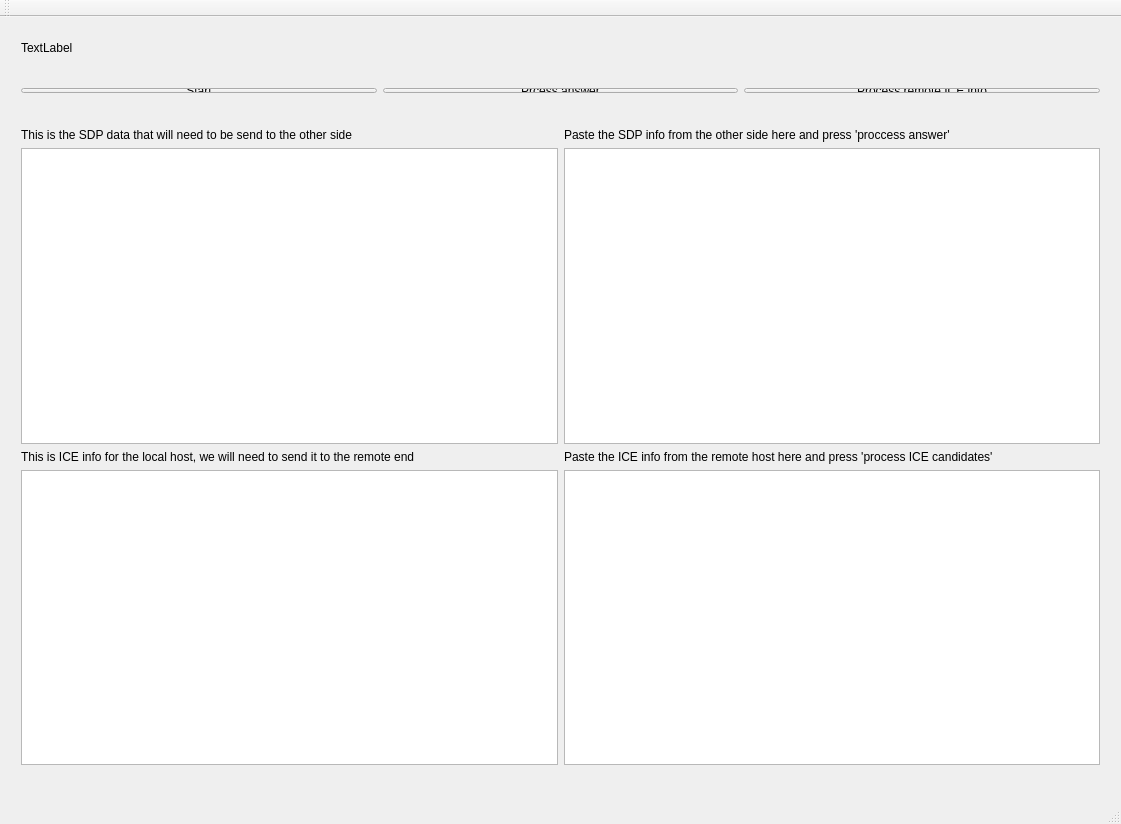
<?xml version="1.0" encoding="UTF-8"?>
<ui version="4.0">
 <class>MyWidget</class>
 <widget class="QMainWindow" name="MyWidget">
  <property name="geometry">
   <rect>
    <x>0</x>
    <y>0</y>
    <width>1121</width>
    <height>824</height>
   </rect>
  </property>
  <property name="windowTitle">
   <string>MainWindow</string>
  </property>
  <widget class="QWidget" name="centralWidget">
   <widget class="QWidget" name="layoutWidget">
    <property name="geometry">
     <rect>
      <x>10</x>
      <y>10</y>
      <width>1101</width>
      <height>41</height>
     </rect>
    </property>
    <layout class="QHBoxLayout" name="horizontalLayout">
     <item>
      <widget class="QLabel" name="label">
       <property name="text">
        <string>TextLabel</string>
       </property>
      </widget>
     </item>
     <item>
      <spacer name="horizontalSpacer">
       <property name="orientation">
        <enum>Qt::Horizontal</enum>
       </property>
       <property name="sizeHint" stdset="0">
        <size>
         <width>40</width>
         <height>20</height>
        </size>
       </property>
      </spacer>
     </item>
    </layout>
   </widget>
   <widget class="QWidget" name="layoutWidget">
    <property name="geometry">
     <rect>
      <x>10</x>
      <y>60</y>
      <width>1101</width>
      <height>27</height>
     </rect>
    </property>
    <layout class="QHBoxLayout" name="horizontalLayout_2">
     <item>
      <widget class="QPushButton" name="m_pStartButton">
       <property name="text">
        <string>Start</string>
       </property>
      </widget>
     </item>
     <item>
      <widget class="QPushButton" name="m_pProcessAnswerButton">
       <property name="text">
        <string>Prcess answer</string>
       </property>
      </widget>
     </item>
     <item>
      <widget class="QPushButton" name="m_pProcessRemoteICEButton">
       <property name="text">
        <string>Process remote ICE info</string>
       </property>
      </widget>
     </item>
    </layout>
   </widget>
   <widget class="QWidget" name="layoutWidget">
    <property name="geometry">
     <rect>
      <x>10</x>
      <y>100</y>
      <width>1101</width>
      <height>659</height>
     </rect>
    </property>
    <layout class="QGridLayout" name="gridLayout">
     <item row="0" column="0">
      <widget class="QLabel" name="label_2">
       <property name="text">
        <string>This is the SDP data that will need to be send to the other side</string>
       </property>
      </widget>
     </item>
     <item row="2" column="0">
      <widget class="QPlainTextEdit" name="m_pOfferText"/>
     </item>
     <item row="2" column="1">
      <widget class="QPlainTextEdit" name="m_pAnswerText"/>
     </item>
     <item row="0" column="1">
      <widget class="QLabel" name="label_3">
       <property name="text">
        <string>Paste the SDP info from the other side here and press 'proccess answer'</string>
       </property>
      </widget>
     </item>
     <item row="5" column="0">
      <widget class="QPlainTextEdit" name="m_pOwnICEText"/>
     </item>
     <item row="5" column="1">
      <widget class="QPlainTextEdit" name="m_pRemoteICEText"/>
     </item>
     <item row="3" column="0">
      <widget class="QLabel" name="label_5">
       <property name="text">
        <string>This is ICE info for the local host, we will need to send it to the remote end</string>
       </property>
      </widget>
     </item>
     <item row="3" column="1">
      <widget class="QLabel" name="label_4">
       <property name="text">
        <string>Paste the ICE info from the remote host here and press 'process ICE candidates'</string>
       </property>
      </widget>
     </item>
    </layout>
   </widget>
  </widget>
  <widget class="QMenuBar" name="menuBar">
   <property name="geometry">
    <rect>
     <x>0</x>
     <y>0</y>
     <width>1121</width>
     <height>22</height>
    </rect>
   </property>
  </widget>
  <widget class="QToolBar" name="mainToolBar">
   <attribute name="toolBarArea">
    <enum>TopToolBarArea</enum>
   </attribute>
   <attribute name="toolBarBreak">
    <bool>false</bool>
   </attribute>
  </widget>
  <widget class="QStatusBar" name="statusBar"/>
 </widget>
 <layoutdefault spacing="6" margin="11"/>
 <resources/>
 <connections/>
</ui>
